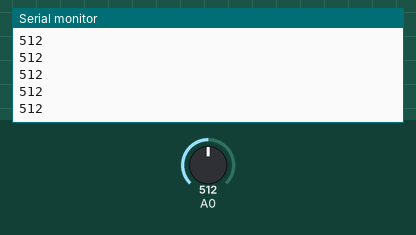
Recording of a sketch running on a simulated Arduino Uno, built with avr-gcc and run on an emulated ATmega328P. Parts: the last lines printed to the serial monitor. Inputs (shaded band) come from the test bench; at power-on: A0 = 512.

Above: at 1.2 s.
1.3 s: A0 set to 716
At 2.1 s:
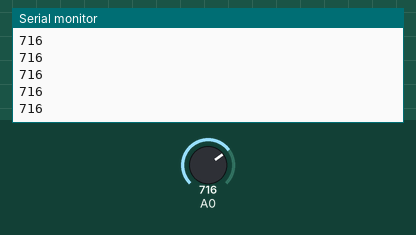
2.8 s: A0 set to 900
At 3.5 s:
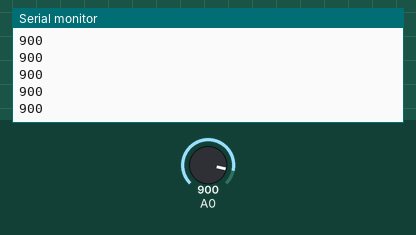
Timing chart, 0 to 5.8 s (numbered marks = the images above; inputs shaded):
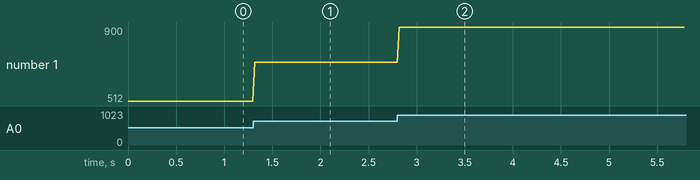

The sketch:

two-board-servo.ino
```cpp
// Reference solution, board 1: send the pot reading on A0 as a line of text (0..1023) every 20 ms.
void setup() {
  Serial.begin(9600);
}

void loop() {
  Serial.println(analogRead(A0));
  delay(20);
}
```

Measured:
- after the input at 1.3 s, the serial monitor: prints a new line at once (image 1)
- after the input at 2.8 s, the serial monitor: prints a new line at once (image 2)
- plotted number 1: 512 → 716 after the input at 1.3 s, 716 → 900 after the input at 2.8 s
